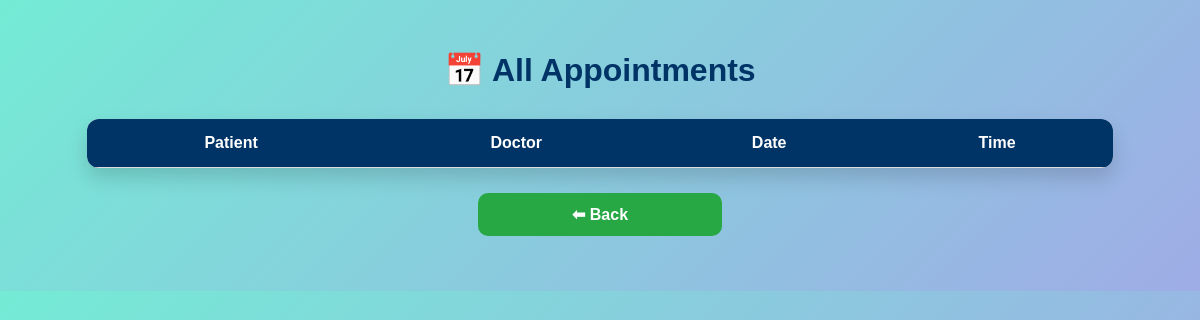
/view_appointments/, run on an earlier commit of the app's database.
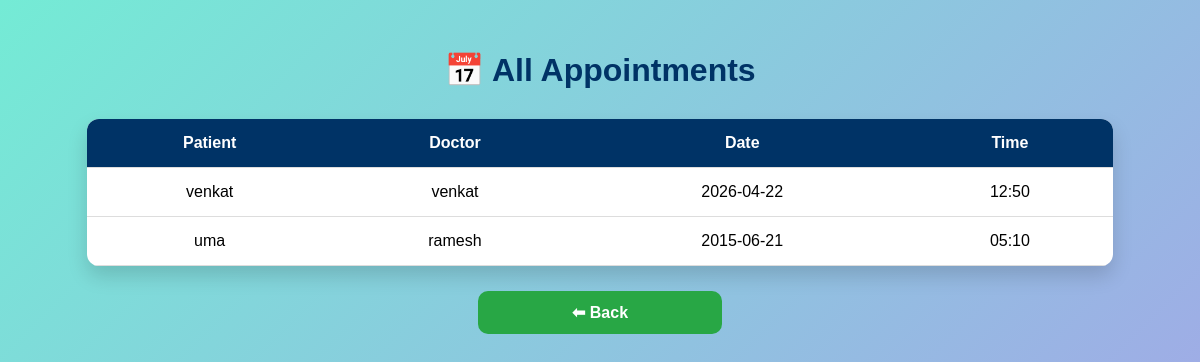
And on a later commit of the database.
### app1/models.py (models this page shows, shortened)
class Appointment(models.Model):
    patient_name = models.CharField(max_length=100)
    doctor_name = models.CharField(max_length=100)
    date = models.CharField(max_length=30)
    time = models.CharField(max_length=30)

### app1/views.py (the view)
# urls.py: path('view_appointments/', views.view_appointments, name='view_appointments'),
def view_appointments(request):
    appointments = Appointment.objects.all()
    return render(request, 'view_appointments.html', {'appointments': appointments})

### app1/templates/view_appointments.html (shortened to what this page needs)
<!DOCTYPE html>
<html>
<head>
</head>
<body>
<h1>📅 All Appointments</h1>
<table>
<tr>
<th>Patient</th>
<th>Doctor</th>
<th>Date</th>
<th>Time</th>
</tr>
{% for a in appointments %}
<tr>
<td>{{ a.patient_name }}</td>
<td>{{ a.doctor_name }}</td>
<td>{{ a.date }}</td>
<td>{{ a.time }}</td>
</tr>
{% endfor %}
</table>
<a href="/adminlogin/" class="back">⬅ Back</a>
</body>
</html>

### app1/templates/view_appointments.html (style rules this page uses)
body { font-family:Arial; margin:0; padding:30px; background:linear-gradient(135deg,#74ebd5,#9face6); }
h1 { text-align:center; color:#003366; margin-bottom:30px; }
table { width:90%; margin:auto; border-collapse:collapse; background:white; border-radius:12px; overflow:hidden; box-shadow:0 10px 20px rgba(0,0,0,0.15); }
th,td { padding:15px; text-align:center; border-bottom:1px solid #ddd; }
th { background:#003366; color:white; }
.back { display:block; width:220px; margin:25px auto; text-align:center; padding:12px; background:#28a745; color:white; text-decoration:none; border-radius:10px; font-weight:bold; }

What changed in the data, as far as the page shows it:
added Appointment: patient_name "venkat", doctor_name "venkat", date "2026-04-22", time "12:50"
added Appointment: patient_name "uma", doctor_name "ramesh", date "2015-06-21", time "05:10"
